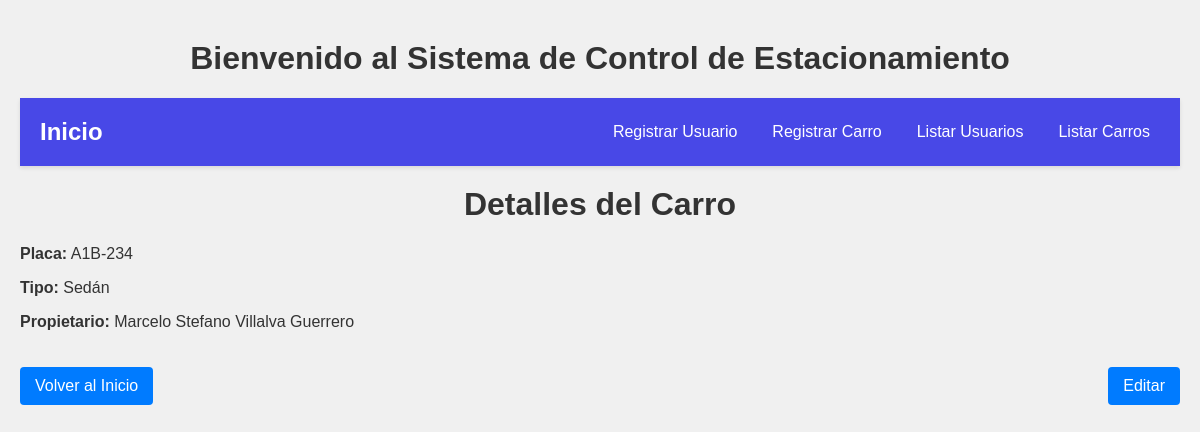
Page /registro/carros/6/ on the committed database.
### registro/models.py (models this page shows, shortened)
class Carro(models.Model):
    placa = models.CharField(max_length=10, unique=True, verbose_name="Placa")
    tipo = models.ForeignKey(Tipo_V, on_delete=models.CASCADE, related_name="carros")
    marca = models.CharField(max_length=100, verbose_name="Marca del vehiculo")
    modelo = models.CharField(max_length=150, verbose_name="Modelo del vehiculo")
    color = models.CharField(max_length=90, verbose_name="Color del Vehiculo")
    usuario = models.ForeignKey(Usuario, on_delete=models.CASCADE, related_name="carros")
    class Meta:
        verbose_name = "Carro"
        verbose_name_plural = "Carros"

class Tipo_V(models.Model):
    tipo = models.CharField(max_length=80, verbose_name="Tipo de Vehículo")
    class Meta:
        verbose_name = "Tipo de Vehículo"
        verbose_name_plural = "Tipos de Vehículos"

class Usuario(models.Model):
    name = models.CharField(max_length=200, verbose_name="Nombres")
    lastname = models.CharField(max_length=200, verbose_name="Apellidos")
    email = models.EmailField(max_length=200, unique=True, verbose_name="Correo Electrónico")
    dni = models.CharField(max_length=8, unique=True, verbose_name="DNI")
    telefono = models.CharField(max_length=9, verbose_name="Numero telefonico")
    flat_number = models.CharField(max_length=50, verbose_name="Numero de departamento")
    class Meta:
        verbose_name = "Usuario"
        verbose_name_plural = "Usuarios"

### registro/views.py (the view)
# urls.py: path('carros/<int:id>/', carro_detail, name='carro_detail'),
def carro_detail(request, id):#Funcion para mostrar los datos de un usuario mediante su id
    carro = get_object_or_404(Carro, id=id)# busca al carro por su id, si la id del carro no existe, le manda el error 404
    return render(request, 'carros_detail.html', {'carro': carro})# renderiza al template

### registro/templates/carros_detail.html (shortened to what this page needs)
{% extends 'base.html' %}
{% block content %}
    <div class="car-details">
        <h1>Detalles del Carro</h1>
        <p><strong>Placa:</strong> {{ carro.placa }}</p>
        <p><strong>Tipo:</strong> {{ carro.tipo.tipo }}</p>
        <p><strong>Propietario:</strong> {{ carro.usuario.name }} {{ carro.usuario.lastname }}</p>
        <div class="button-group">
            <a href="{% url 'index' %}" class="btn">Volver al Inicio</a>
            <a href="{% url 'editar_carro' carro.id %}" class="btn btn-edit">Editar</a>
        </div>
    </div>
{% endblock %}

### registro/templates/base.html (style rules this page uses)
body { font-family: Arial, sans-serif; background-color: #f0f0f0; color: #333; margin: 0; padding: 20px; }
.btn { background-color: #4848E7; color: #ffffff; text-decoration: none; padding: 10px 20px; border-radius: 4px; transition: background-color 0.3s ease; text-align: center; display: inline-block; margin-top: 20px; cursor: pointer; border: none; width: 100%; }
.button-group { display: flex; justify-content: space-between; gap: 10px; }
.button-group .btn { width: auto; }
h1 { color: #333; text-align: center; margin-top: 20px; }
.btn { display: inline-block; padding: 10px 15px; font-size: 16px; color: #fff; background-color: #007bff; border: none; border-radius: 4px; text-decoration: none; text-align: center; }

### rows in the picture
Carro: placa "A1B-234", tipo.tipo "Sedán", usuario.name "Marcelo Stefano", usuario.lastname "Villalva Guerrero"
